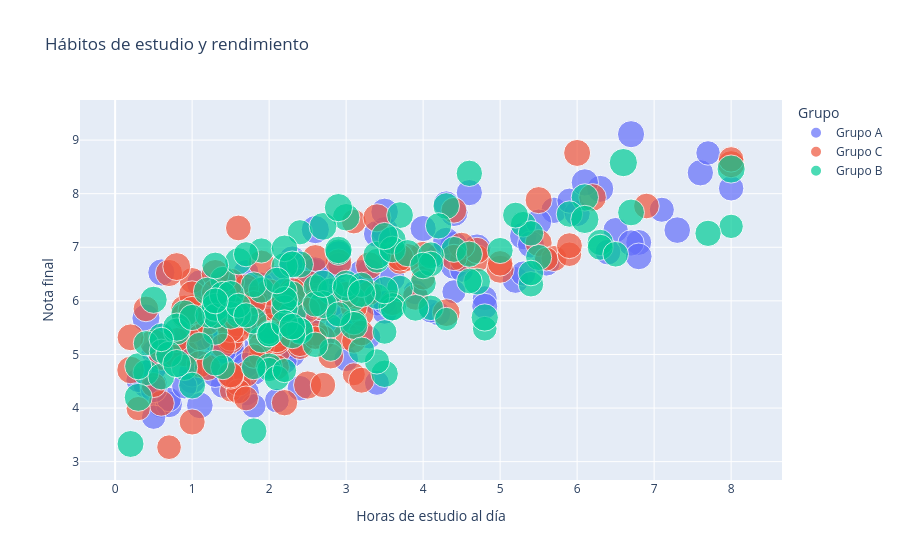

Notebook cell for this chart:
### Markdown cell above
# 2. Plotly

## Scatter interactivo

La misma idea de dispersión puede representarse de forma interactiva. En este caso añadimos más información mediante color, tamaño y `hover`.

### Code cell
fig = px.scatter(
    estudiantes,
    x="horas_estudio_dia",
    y="nota_final",
    color="grupo",
    size="asistencia_pct",
    hover_data=[
        "horas_sueno",
        "uso_pantallas_horas",
        "actividad_fisica_min"
    ],
    title="Hábitos de estudio y rendimiento",
    labels={
        "horas_estudio_dia": "Horas de estudio al día",
        "nota_final": "Nota final",
        "grupo": "Grupo",
        "asistencia_pct": "Asistencia (%)"
    }
)

fig.show()

### Figure 1 — Plotly figure (JSON) as saved in the notebook; plotly's stock layout.template omitted (floating-point values rounded to 4 significant figures; data arrays with more than 128 entries replaced by an {"elided": "..."} marker saying what was removed)
{"data": [{"customdata": {"elided": "151x3 float values"}, "hovertemplate": "Grupo=Grupo A<br>Horas de estudio al día=%{x}<br>Nota final=%{y}<br>Asistencia (%)=%{marker.size}<br>horas_sueno=%{customdata[0]}<br>uso_pantallas_horas=%{customdata[1]}<br>actividad_fisica_min=%{customdata[2]}<extra></extra>", "legendgroup": "Grupo A", "marker": {"color": "#636efa", "size": {"elided": "151 float values"}, "sizemode": "area", "sizeref": 0.25, "symbol": "circle"}, "mode": "markers", "name": "Grupo A", "orientation": "v", "showlegend": true, "type": "scatter", "x": {"elided": "151 float values"}, "xaxis": "x", "y": {"elided": "151 float values"}, "yaxis": "y"}, {"customdata": {"elided": "129x3 float values"}, "hovertemplate": "Grupo=Grupo C<br>Horas de estudio al día=%{x}<br>Nota final=%{y}<br>Asistencia (%)=%{marker.size}<br>horas_sueno=%{customdata[0]}<br>uso_pantallas_horas=%{customdata[1]}<br>actividad_fisica_min=%{customdata[2]}<extra></extra>", "legendgroup": "Grupo C", "marker": {"color": "#EF553B", "size": {"elided": "129 float values"}, "sizemode": "area", "sizeref": 0.25, "symbol": "circle"}, "mode": "markers", "name": "Grupo C", "orientation": "v", "showlegend": true, "type": "scatter", "x": {"elided": "129 float values"}, "xaxis": "x", "y": {"elided": "129 float values"}, "yaxis": "y"}, {"customdata": {"elided": "140x3 float values"}, "hovertemplate": "Grupo=Grupo B<br>Horas de estudio al día=%{x}<br>Nota final=%{y}<br>Asistencia (%)=%{marker.size}<br>horas_sueno=%{customdata[0]}<br>uso_pantallas_horas=%{customdata[1]}<br>actividad_fisica_min=%{customdata[2]}<extra></extra>", "legendgroup": "Grupo B", "marker": {"color": "#00cc96", "size": {"elided": "140 float values"}, "sizemode": "area", "sizeref": 0.25, "symbol": "circle"}, "mode": "markers", "name": "Grupo B", "orientation": "v", "showlegend": true, "type": "scatter", "x": {"elided": "140 float values"}, "xaxis": "x", "y": {"elided": "140 float values"}, "yaxis": "y"}], "layout": {"legend": {"itemsizing": "constant", "title": {"text": "Grupo"}, "tracegroupgap": 0}, "title": {"text": "Hábitos de estudio y rendimiento"}, "xaxis": {"anchor": "y", "domain": [0, 1], "title": {"text": "Horas de estudio al día"}}, "yaxis": {"anchor": "x", "domain": [0, 1], "title": {"text": "Nota final"}}}}
